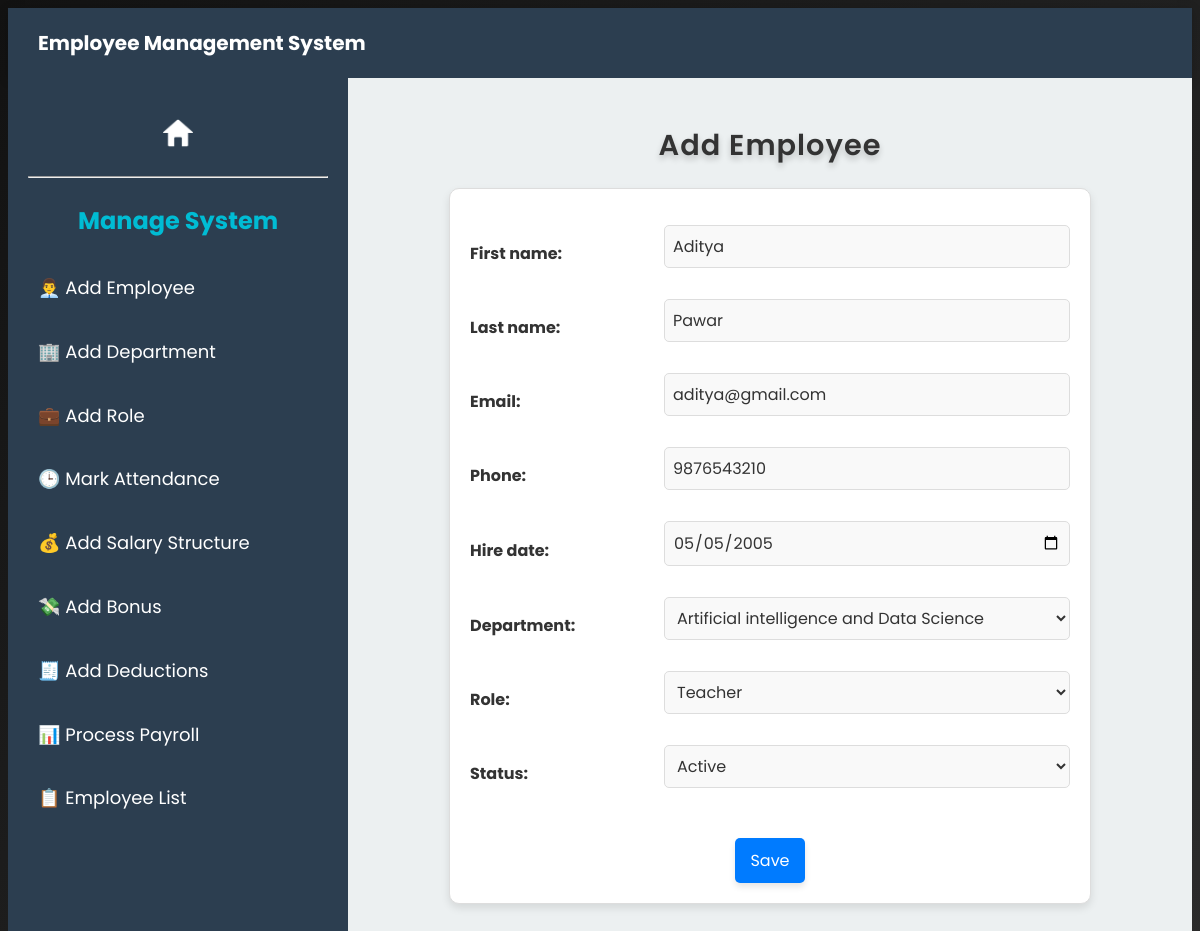
The app's page /edit_employee/1/ with its own data.
### employee/models.py (models this page shows, shortened)
class Employee(models.Model):
    STATUS_CHOICES = [
        ('Active', 'Active'),
        ('Inactive', 'Inactive'),
    ]
    employee_id = models.AutoField(primary_key=True)
    first_name = models.CharField(max_length=50)
    last_name = models.CharField(max_length=50)
    email = models.EmailField(unique=True)
    phone = models.CharField(max_length=20)
    hire_date = models.DateField()
    department = models.ForeignKey(Department, on_delete=models.CASCADE)
    role = models.ForeignKey(Role, on_delete=models.CASCADE)
    status = models.CharField(max_length=10, choices=STATUS_CHOICES, default='Active')

class Department(models.Model):
    department_id = models.AutoField(primary_key=True)
    department_name = models.CharField(max_length=100)
    department_code = models.CharField(max_length=20, unique=True)
    def __str__(self):
        return self.department_name

class Role(models.Model):
    role_id = models.AutoField(primary_key=True)
    role_name = models.CharField(max_length=100)
    department = models.ForeignKey(Department, on_delete=models.CASCADE)
    def __str__(self):
        return self.role_name

### employee/views.py (the view)
# urls.py: path('edit_employee/<int:employee_id>/', edit_employee, name='edit_employee'),
def edit_employee(request,employee_id):
    employee = get_object_or_404(Employee, employee_id=employee_id)
    if request.method == "POST":
        form = EmployeeForm(request.POST, instance=employee)
        if form.is_valid():
            form.save()
            return redirect('employee_list')
    else:
        form = EmployeeForm(instance=employee)
    return render(request, 'manage/add_employee.html', {'form':form , 'employee': employee})

### employee/forms.py
class EmployeeForm(forms.ModelForm):
    class Meta:
        model = Employee
        fields = ['first_name', 'last_name', 'email', 'phone', 'hire_date', 'department', 'role', 'status']
        widgets = {
            'hire_date': forms.DateInput(attrs={'type': 'date'}),
        }

### employee/templates/manage/add_employee.html (shortened to what this page needs)
{% extends "manage/manage.html" %}
{% load static %}
{% block head %}
    {{ block.super }}
  <link rel="stylesheet" href="{% static 'css/form.css' %}">
{% endblock %}
{% block main_content %}
  <h2>Add Employee</h2>
  <form method="POST">
      {{ form.as_p }}
      <button type="submit" class="button is-primary">Save</button>
  </form>
{% endblock %}

### employee/static/css/style.css (style rules this page uses)
* { font-family: poppins; }
body { background: linear-gradient(135deg, #121212, #2c2c2c); color: #f5f5f5; font-family: 'Inter', sans-serif; font-size: 16px; line-height: 1.6; text-rendering: optimizeLegibility; min-width: 200px; transition: background 0.5s ease-in-out; }
h1, h2 { color: #ffffff; text-align: center; font-weight: 600; text-shadow: 0 4px 6px rgba(0, 0, 0, 0.2); letter-spacing: 1px; }
h2 { font-size: 1.8rem; margin-bottom: 15px; color: #8bc34a; }
button { background-color: #4caf50; color: #fff; border: none; padding: 12px 25px; border-radius: 6px; font-size: 1rem; cursor: pointer; box-shadow: 0 4px 6px rgba(0, 0, 0, 0.1); transition: background-color 0.3s ease, transform 0.3s ease; }
input, select, textarea { background-color: #ffffff; color: #f1f1f1; border: none; padding: 12px; font-size: 1rem; border-radius: 6px; width: 100%; margin-bottom: 15px; transition: background-color 0.3s ease; }

### employee/static/css/form.css (style rules this page uses)
h2 { color: #333; text-align: center; }
form { max-width: 600px; margin: 20px auto; padding: 20px; border: 1px solid #ddd; border-radius: 10px; background: #ffffff; text-align: center; box-shadow: 0 4px 8px rgba(0, 0, 0, 0.1); }
form p { display: flex; align-items: center; justify-content: space-between; margin-bottom: 15px; color: #333; }
form label { flex: 1; text-align: left; font-weight: bold; color: #333; }
form input, form select, form textarea { flex: 2; padding: 8px; border: 1px solid #ccc; border-radius: 5px; font-size: 1rem; border-color: #ddd; background-color: #f9f9f9; color: #333; transition: border-color 0.3s ease-in-out; }
.button.is-primary { background-color: #007bff; color: #ffffff; border: none; padding: 10px 15px; font-size: 1rem; border-radius: 5px; cursor: pointer; margin-top: 20px; transition: background-color 0.3s ease-in-out; }

### records on screen
Employee: first_name "Aditya", last_name "Pawar", email "aditya@gmail.com", phone "9876543210", hire_date "05/05/2005", status "Active"
Department: department "Artificial intelligence and Data Science"
Role: role "Teacher"
